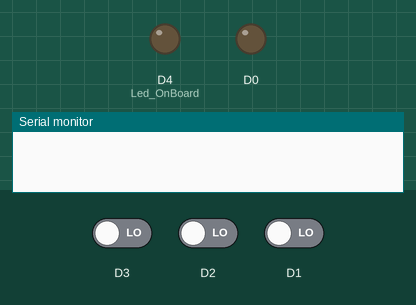
The sketch below on a simulated ESP8266 (NodeMCU). Shown: output pins drawn as LEDs (lit = HIGH), the last lines printed to the serial monitor. The test bench sets the inputs (shaded band); at power-on: D3 LOW, D2 LOW, D1 LOW. WiFi joins after 1.5 s; servers stay silent unless stated; uploads are accepted with an empty reply.

Above: at 1.0 s.
At 4.7 s:
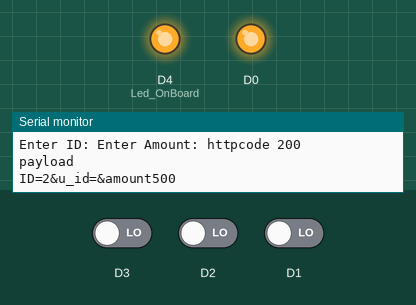
4.8 s: D3 driven HIGH
At 13.7 s:
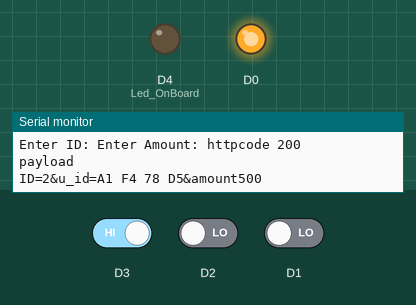
15.3 s: D2 driven HIGH
25.8 s: D1 driven HIGH
Timing chart, 0 to 41.4 s (numbered marks = the images above; inputs shaded):
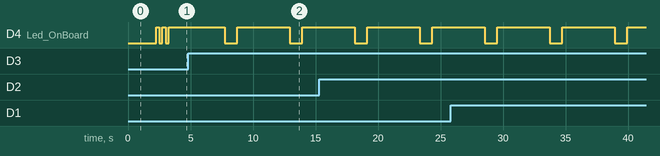

The sketch:

NodeMCU_to_toll-booth.ino
```cpp
#include <SoftwareSerial.h>
//#include <ArduinoJson.h>

#include <ESP8266WiFi.h>
#include <WiFiClient.h>
#include <ESP8266WebServer.h>
#include <ESP8266HTTPClient.h>

SoftwareSerial srl(D6,D5);//(RX,TX);
int Led_OnBoard = 2;                  // Initialize the Led_OnBoard

//const char* ssid = "OnePlus 6";                  // Your wifi Name
//const char* password = "12345789";          // Your wifi Password

const char* ssid = "Tom & Jerry";                  // Your wifi Name
const char* password = "new0news";          // Your wifi Password

const char *host = " 192.168.43.35"; //Your pc or server (database) IP, example : 192.168.0.0 , if you are a windows os user, open cmd, then type ipconfig then look at IPv4 Address.

void setup() {
  // put your setup code here, to run once:
  delay(1000);
  pinMode(Led_OnBoard, OUTPUT);       // Initialize the Led_OnBoard pin as an output
  pinMode(D0, OUTPUT);
  pinMode(D1, INPUT);
  pinMode(D2, INPUT);
  pinMode(D3, INPUT);
  Serial.begin(9600);
  srl.begin(9600);
  WiFi.mode(WIFI_OFF);        //Prevents reconnection issue (taking too long to connect)
  delay(1000);
  WiFi.mode(WIFI_STA);        //This line hides the viewing of ESP as wifi hotspot

  WiFi.begin(ssid, password);     //Connect to your WiFi router
  Serial.println("");

  Serial.print("Connecting");
  // Wait for connection
  while (WiFi.status() != WL_CONNECTED) {
    digitalWrite(Led_OnBoard, LOW);
    delay(250);
    Serial.print(".");
    digitalWrite(Led_OnBoard, HIGH);
    delay(250);
  }

  digitalWrite(Led_OnBoard, HIGH);
  //If connection successful show IP address in serial monitor
  Serial.println("");
  Serial.println("Connected to Network/SSID");
  Serial.print("IP address: ");
  Serial.println(WiFi.localIP());  //IP address assigned to your ESP
  while (!Serial) continue;
  digitalWrite(D0,HIGH);
}

void loop() {
  // put your main code here, to run repeatedly:
  HTTPClient http;    //Declare object of class HTTPClient

  String  postData;
  String idValue,  amountValue;
  /*const char*  u_name;
  const char* u_id;
  int amount;*/
  String u_name, u_id;
 /* StaticJsonBuffer<1000> jsonBuffer;
  JsonObject& root = jsonBuffer.parseObject(srl);
  if (root == JsonObject::invalid())
    return;

  Serial.println("JSON received and parsed");
  root.prettyPrintTo(Serial);
  Serial.print("Data 1 ");
  Serial.println("");
  u_id=root["data1"];
  Serial.print(u_id);
  Serial.print("   Data 2 ");
  u_name=root["data2"];
  Serial.print(u_name);
  Serial.print("   Data 3 ");
  amount=root["data3"];
  Serial.print(amount);
 */
   if(digitalRead(D1)==HIGH){
      u_id = "3F AD 4D 29";}
  else if(digitalRead(D2)==HIGH){
      u_id = "B0 77 BB 25";}
  else if(digitalRead(D3)==HIGH){
      u_id = "A1 F4 78 D5";}
   else
    u_id = "";
  int amount = 500;
  Serial.print("Enter ID: ");
  //u_id = Serial.read();

  Serial.print("Enter Amount: ");
  //amount = Serial.read();


   int id = 2;
  idValue = String(id);
  amountValue = String(amount);
  postData = "ID=" +idValue+ "&u_id="+u_id+ "&amount"+amountValue;
  http.begin("http://192.168.43.35/UbiquitousCardPayment/insert_toll-booth.php");              //Specify request destination
  http.addHeader("Content-Type", "application/x-www-form-urlencoded");    //Specify content-type header

  int httpCode = http.POST(postData);   //Send the request
  String payload = http.getString();    //Get the response payload

  //Serial.println("LDR Value=" + ldrvalue);
  Serial.print("httpcode ");
  Serial.println(httpCode);   //Print HTTP return code
  Serial.println("payload ");
  Serial.println(payload);    //Print request response payload
 // Serial.println("LDR Value=" + LdrValueSend);
  Serial.println(postData);
  http.end();  //Close connection

  delay(4000);  //Here there is 4 seconds delay plus 1 second delay below, so Post Data at every 5 seconds
  digitalWrite(Led_OnBoard, LOW);
  delay(1000);
  digitalWrite(Led_OnBoard, HIGH);

}
```

Measured:
- by itself, D4 (Led_OnBoard): alternates HIGH for 4.2 s and LOW for 1.0 s
